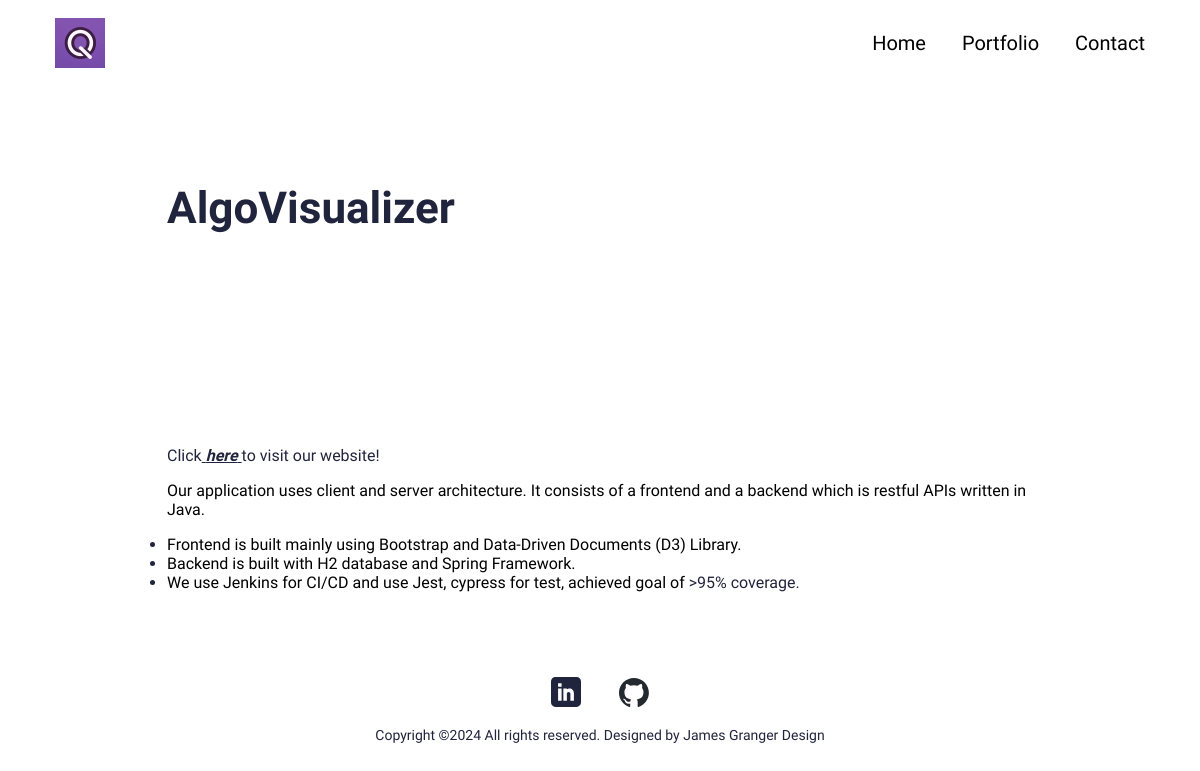
/portfolio/algovisualizer, run on the app's committed database.
### main/models.py (models this page shows, shortened)
class Portfolio(models.Model):
    class Meta:
        verbose_name_plural = 'Portfolio Profiles'
        verbose_name = 'Portfolio'
        ordering = ["name"]
    date = models.DateTimeField(blank=True, null=True)
    name = models.CharField(max_length=200, blank=True, null=True)
    description = models.CharField(max_length=500, blank=True, null=True)
    body = RichTextField(blank=True, null=True)
    image = models.ImageField(blank=True, null=True, upload_to="portfolio")
    slug = models.SlugField(null=True, blank=True)
    is_active = models.BooleanField(default=True)

### main/views.py (the view)
# urls.py: path('portfolio/<slug:slug>', views.PortfolioDetailView.as_view(), name="portfolio"),
class PortfolioDetailView(generic.DetailView):
	model = Portfolio
	template_name = "main/portfolio-detail.html"

### portfolio/context_processors.py (called while the page is built)
def project_context(request):
	context = {
		'me': User.objects.first(),
	}
	return context

### main/templates/main/portfolio-detail.html (shortened to what this page needs)
{% extends 'main/base.html' %}
{% load static %}
{% block content %}
<section>
  <div class="innerPageBannerCol">
    <div class="container">
      <div class="row g-4 g-md-3  align-items-center">
        <div class="col-md-6">
          <div class="bannerContent">
            <h1 class="xlTitle pb-md-3">{{object.name}}</h1>
          </div>
        </div>
      </div>
    </div>
  </div>
</section>
<section>
  <div class="sectionSpaceSm">
    <div class="container">
      {{object.body|safe}}
    </div>
  </div>
</section>
{%endblock%}

### static/css/style.css (style rules this page uses)
:root { --primaryColor: #9C07B6; --primaryDarkColor: #3D0048; --primaryHoverColor: #900AA8; --secondaryColor: #F9B000; --baseColor: #21243D; --baseFont: 'Heebo', sans-serif; --titleFont: 'Courier Prime', monospace; --regular: 400; --medium: 500; --bold: 700; --black: 900; --lightBg: #F1F1F1; }
html { scroll-behavior: smooth; }
body { font-family: var(--baseFont); color: var(--baseColor); line-height: normal; }
ul { margin: 0; padding: 0; list-style-type: none; }
a { color: inherit; }
a, .btn { -webkit-transition: all 300ms ease-in-out 0s; -o-transition: all 300ms ease-in-out 0s; transition: all 300ms ease-in-out 0s; text-decoration: none; }
.xlTitle { font-size: 44px; line-height: 1.3; font-weight: var(--bold); font-family: var(--titleFont) }
.sectionSpaceSm { padding: 35px 0; }
.innerPageBannerCol { padding: 180px 0 150px; }
@media (min-width:992px) { .container, .container-lg, .container-md, .container-sm, .container-xl, .container-xxl { max-width: 890px; } }

### data on the page
Portfolio: name "AlgoVisualizer", body "Click here to visit our website! Our application uses client and server architecture. It consists of a frontend and a backend which is restful APIs written in Java. Frontend is built mainly using Bootstrap and Data-Driven Documents (D3) Library. Backend is built with H2 database and Spring Framework. We use Jenkins for CI/CD and use Jest, cypress for test, a chieved goal of >95% coverage."
